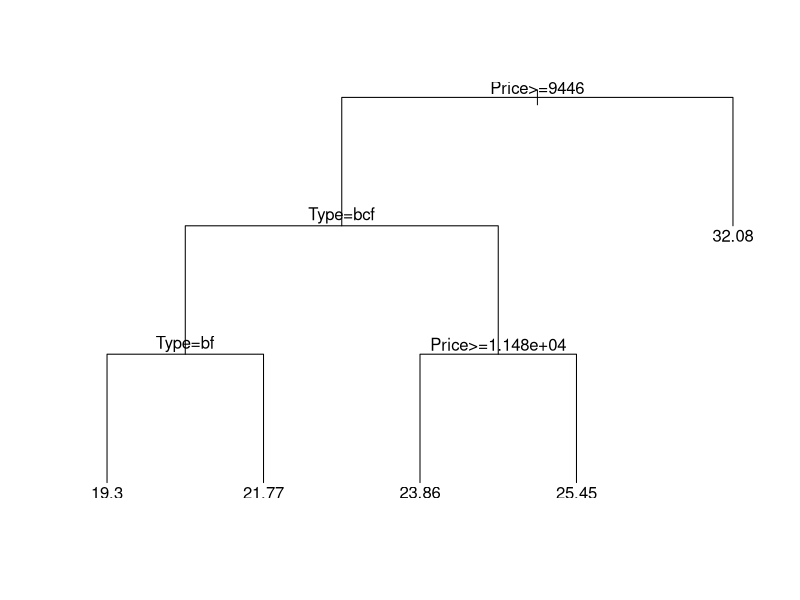

Write R code to recreate this figure.
require(rpart)
t=rpart(formula=Mileage~Price+Country+Reliability+Type,data=cu.summary,method="anova")
plot(t,uniform=T)
text(t,user.n=T)